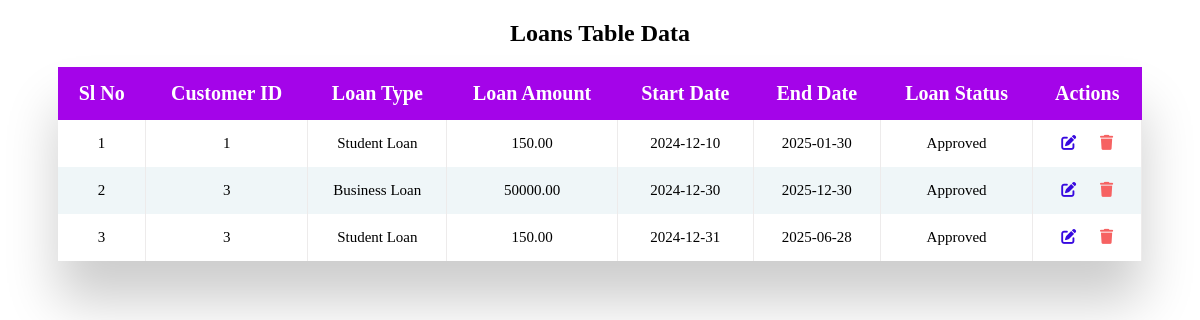
/loans/loans_data.php, run on the app's committed database.
### tables this page shows
CREATE TABLE `loans` (
  `LoanID` int(11) NOT NULL,
  `CustomerID` int(11) NOT NULL,
  `LoanType` varchar(50) NOT NULL,
  `LoanAmount` decimal(15,2) NOT NULL,
  `LoanStartDate` date NOT NULL,
  `LoanEndDate` date NOT NULL,
  `LoanStatus` varchar(20) DEFAULT 'Active'
);

### loans/loans_data.php (the view, shortened to what this page needs)
<?php include('../includes/connection.php');
?>
<!DOCTYPE html>
<html lang="en">
  <head>
    <link rel="stylesheet" href="loans_data.css" />
    <link
      rel="stylesheet"
      href="https://cdnjs.cloudflare.com/ajax/libs/font-awesome/6.5.1/css/all.min.css"
    />
  </head>
  <body>
    <h2>Loans Table Data</h2>
    <div class="table_container">
      <table class="table">
    <?php
    $select_query="Select * from `loans`";
    $result=mysqli_query($conn,$select_query);
    $i=1;
    if(mysqli_num_rows($result)>0){
      echo "  <thead>
      <tr>
        <th>Sl No</th>
        <th>Customer ID</th>
        <th>Loan Type</th>
        <th>Loan Amount</th>
        <th>Start Date</th>
        <th>End Date</th>
        <th>Loan Status</th>
        <th>Actions</th>
      </tr>
    </thead>
    <tbody>";
       while( $row=mysqli_fetch_assoc($result)){
            $id=$row['LoanID'];
$customer=$row['CustomerID'];
$type=$row['LoanType'];
$amount=$row['LoanAmount'];
$start=$row['LoanStartDate'];
$end=$row['LoanEndDate'];
$status=$row['LoanStatus'];
echo " <tr>
<td>$i</td>
<td>$customer</td>
<td>$type</td>
<td>$amount</td>
<td>$start</td>
<td>$end</td>
<td>$status</td>
<td>
<a href='loans_update.php?update_id=$id'><i class='fa-solid fa-pen-to-square'></i></a>
<a href='loans_delete.php?delete_id=$id'><i class='fa-solid fa-trash'></i></a>
</td>
</tr>";
$i++;
        }
      }
    else{
        echo "<h3 class='no_records'>No Records to display</h3>";
    }
?>          </tbody>
      </table>
    </div>

### loans/loans_data.css (style rules this page uses)
.table_container { margin: 20px 50px 50px; box-shadow: 0px 40px 50px rgba(0, 0, 0, 0.2); }
.table { font-size: 12px; border-collapse: collapse; width: 100%; max-width: 100%; white-space: nowrap; background-color: #fff; }
.table th { font-size: 20px; }
.table td, .table th { text-align: center; padding: 15px; }
.table td { border-right: 1px solid #edebeb; font-size: 15px; }
.table thead th { color: #fff; background: #a404e9; }
.table tr:nth-child(even) { background: #eff6f8; }
.fa-pen-to-square { color: #3709df; margin-right: 20px; }
.fa-trash { color: rgb(246, 98, 98); }
h2 { text-align: center; font-weight: bold; }

### data on the page
loans: CustomerID "1", LoanType "Student Loan", LoanAmount "150.00", LoanStartDate "2024-12-10", LoanEndDate "2025-01-30", LoanStatus "Approved"
loans: CustomerID "3", LoanType "Business Loan", LoanAmount "50000.00", LoanStartDate "2024-12-30", LoanEndDate "2025-12-30", LoanStatus "Approved"
loans: CustomerID "3", LoanType "Student Loan", LoanAmount "150.00", LoanStartDate "2024-12-31", LoanEndDate "2025-06-28", LoanStatus "Approved"
